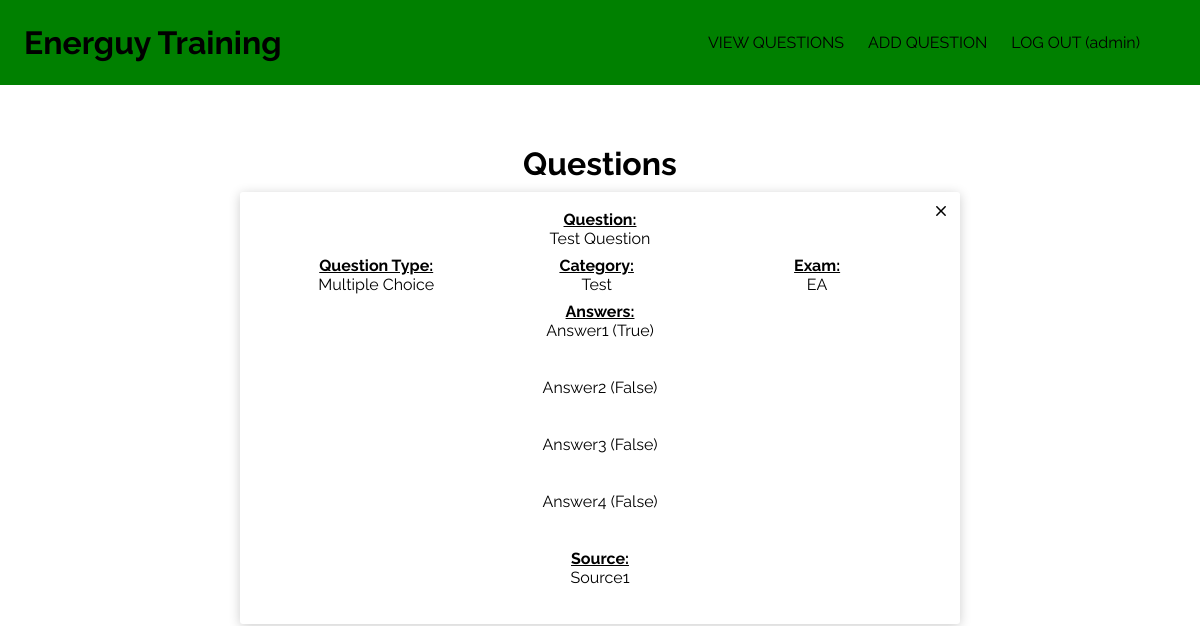
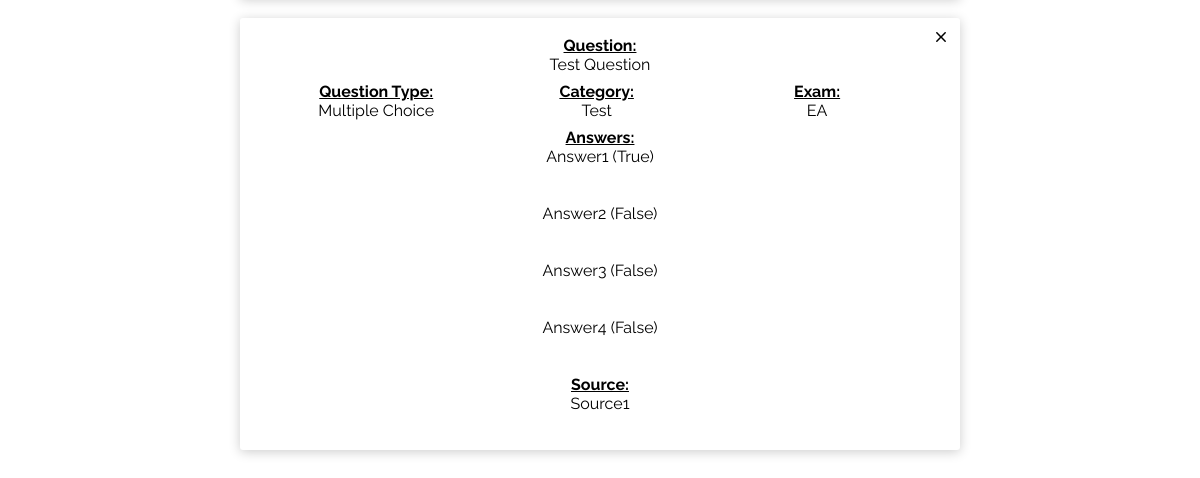
The page /questions (signed in) on the database as committed earlier (2 pictures, top to bottom).
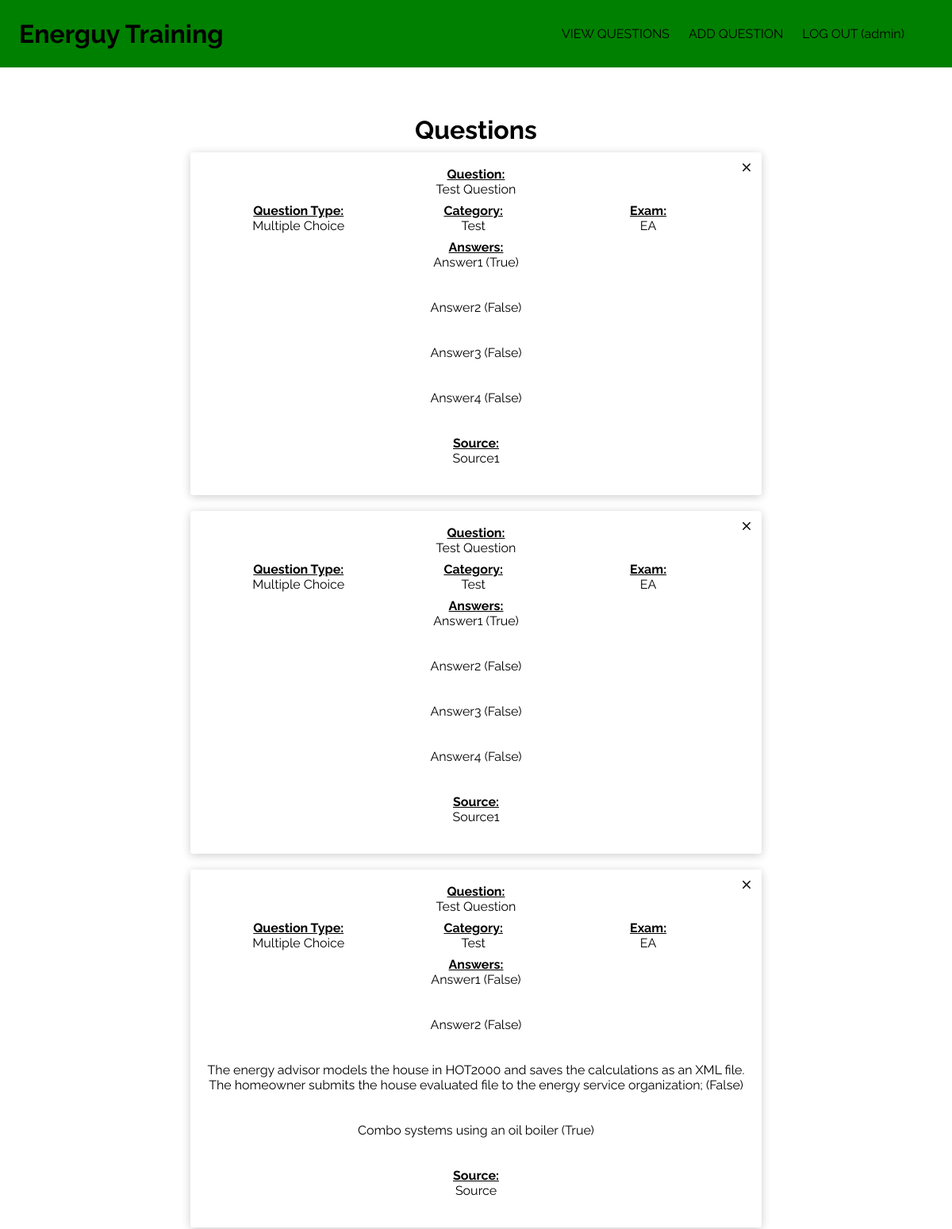
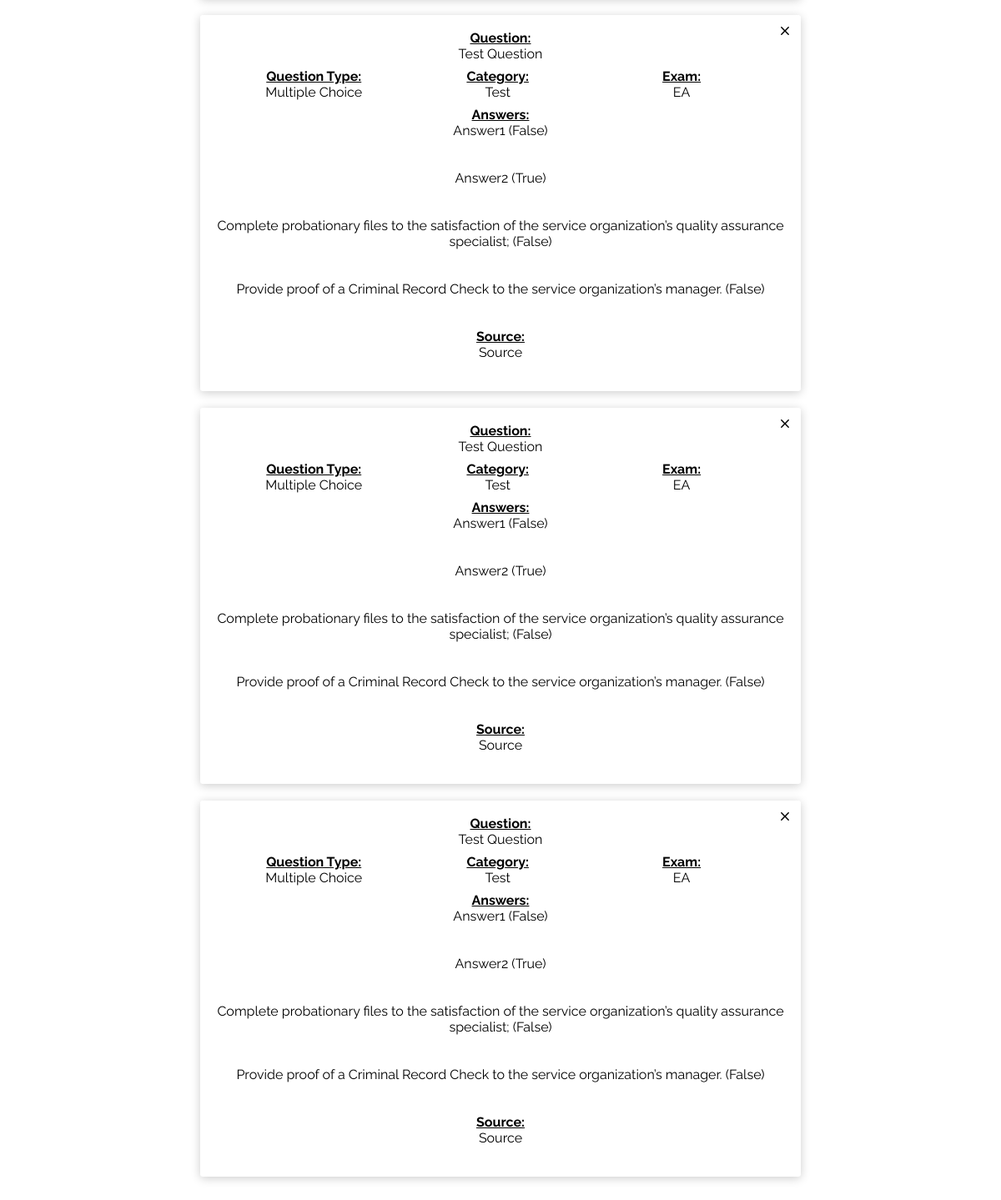
The same page on the database as committed later (2 pictures, top to bottom).
### package/models.py (models this page shows, shortened)
class User(db.Model, UserMixin):
  __tablename__ = 'Users'
  id = db.Column(db.Integer, primary_key=True)
  username = db.Column(db.String(1000), unique=True, nullable=False)
  password = db.Column(db.String(1000), nullable=False)

class Question(db.Model):
  __tablename__ = 'Questions'
  id = db.Column(db.Integer, primary_key=True)
  exam = db.Column(db.String(1000), nullable=False)
  category = db.Column(db.String(1000), nullable=False)
  question = db.Column(db.String(1000), nullable=False)
  question_type = db.Column(db.String(1000), nullable=False)
  question_image = db.Column(db.String(1000), nullable=True)
  answer_1 = db.Column(db.String(2000), nullable=False)
  answer_2 = db.Column(db.String(2000), nullable=False)
  answer_3 = db.Column(db.String(2000), nullable=False)
  answer_4 = db.Column(db.String(2000), nullable=False)
  answers = db.Column(db.String(12000), nullable=False)
  source = db.Column(db.String(1000), nullable=False)

### package/routes.py (the view)
@app.route('/questions', methods=['GET', 'POST'])
@login_required
def questions():
  questions = Question.query.all()
  return render_template('questions.html', title = 'Questions', questions=questions)

### package/__init__.py (called while the page is built)
@login_manager.user_loader
def load_user(user_id):
  return User.query.get(int(user_id))

### package/templates/questions.html (shortened to what this page needs)
{% extends 'base.html' %}
{% block content %}
  <h1>Questions</h1>
  {% for question in questions %}
    <div class="card">
      <div class="questions">
        <div>
          <h4>Question:</h4>
          <p>{{ question.question }}</p>
        </div>
        <div class="types">
          <div>
            <h4>Question Type:</h4>
            <p>{{ question.question_type }}</p>
          </div>
          <div>
            <h4>Category:</h4>
            <p>{{ question.category }}</p>
          </div>
          <div>
            <h4>Exam:</h4>
            <p>{{ question.exam}}</p>
          </div>
        </div>
      </div>
      <div class="answers">
        <h4>Answers:</h4>
        <p>{{ question.answer_1 }}</p><br><p>{{ question.correct_1 }}</p><br>
        <p>{{ question.answer_2 }}</p><br><p>{{ question.correct_2 }}</p><br>
        <p>{{ question.answer_3 }}</p><br><p>{{ question.correct_3 }}</p><br>
        <p>{{ question.answer_4 }}</p><br><p>{{ question.correct_4 }}</p><br>
        <h4>Source:</h4>
        <p>{{ question.source }}</p>
        <br>
      </div>
      <a class="close" href="/delete/{{ question.id }}">
        <img src="{{ url_for('static', filename='icons/close.svg') }}">
      </a>
    </div>
  {% endfor %}
{% endblock content %}

### package/templates/base.html (shortened to what this page needs)
<!DOCTYPE html>
<html>
  <head>
    <link rel='stylesheet' type='text/css' href="{{ url_for('static', filename='style.css') }}">
  </head>
  <body>
    <header>
      <div class="logo">
        <a href="{{ url_for('home') }}">
          <h1>Energuy Training</h1>
        </a>
      </div>
      <div class="nav">
        <ul>
          <a href="{{ url_for('questions') }}">
            VIEW QUESTIONS
          </a>
          <a href="{{ url_for('add_question') }}">
            ADD QUESTION
          </a>
          {% if current_user.is_authenticated %}
            <a href="{{ url_for('logout') }}">
              LOG OUT ({{ current_user.username }})
            </a>
          {% else %}
            <a href="{{ url_for('login') }}">
              LOG IN
            </a>
          {% endif %}
        </ul>
      </div class="nav">
    </header>
    <div class="container">
      {% block content %}
      {% endblock %}
    </div>
  </body>
</html>

### package/static/style.css (style rules this page uses)
* { padding: 0; margin: 0; box-sizing: border-box; font-family: 'Raleway', sans-serif; text-align: center; }
header { background-color: green; display: flexbox; justify-content: center; }
header h1 { text-align: center; padding: 2vw 0; }
header div { padding: 0 2vw; }
header .nav { width: 100vw; display: flex; justify-content: center; align-items: center; }
header ul { text-align: center; }
header ul a { display: block; padding: 1vh; }
header a { color: black; text-decoration: none; }
.container { margin: 5vw; }
.container h1 { margin-bottom: 10px; }
.card { position: relative; padding: 10px; background-color: white; border-radius: 3px; box-shadow: 0 2px 12px 0 rgba(0,0,0,0.2); margin-bottom: 20px; }
.card div { margin: 1vh; }
.questions { margin-top: 5vh; }
.types { display: flex; justify-content: left; }
.types div { width: 33%; margin: 0; }
.close { position: absolute; top: 10px; right: 10px; }
h4 { font-weight: bold; text-decoration: underline; }
@media only screen and (min-width: 720px) { header { position: relative; display: flex; justify-content: initial; align-items: center; } }
@media only screen and (min-width: 720px) { header h1 { text-align: left; } }
@media only screen and (min-width: 720px) { header .nav { position: absolute; height: 100%; right: 2vw; } }
@media only screen and (min-width: 720px) { header ul { display: flex; position: relative; align-items: center; height: 100%; } }
@media only screen and (min-width: 720px) { header ul a { display: inline-flex; padding: 0 1vw; height: 100%; align-items: center; } }
@media only screen and (min-width: 720px) { header .nav { width: auto; } }
@media only screen and (min-width: 720px) { .container { margin: 5vw 20vw; } }

Rows that differ between the two databases and show on the page:
added Question: question "Test Question", question_type "Multiple Choice", category "Test", exam "EA", answer_1 "Answer1 (False)", answer_2 "Answer2 (False)", answer_3 "The energy advisor models the house in HOT2000 and saves the calculations as an XML file. The homeowner submits the house evaluated file to the energy service organization; (False)", answer_4 "Combo systems using an oil boiler (True)", source "Source"
added Question: question "Test Question", question_type "Multiple Choice", category "Test", exam "EA", answer_1 "Answer1 (False)", answer_2 "Answer2 (True)", answer_3 "Complete probationary files to the satisfaction of the service organization’s quality assurance specialist; (False)", answer_4 "Provide proof of a Criminal Record Check to the service organization’s manager. (False)", source "Source"
added Question: question "Test Question", question_type "Multiple Choice", category "Test", exam "EA", answer_1 "Answer1 (False)", answer_2 "Answer2 (True)", answer_3 "Complete probationary files to the satisfaction of the service organization’s quality assurance specialist; (False)", answer_4 "Provide proof of a Criminal Record Check to the service organization’s manager. (False)", source "Source"
added Question: question "Test Question", question_type "Multiple Choice", category "Test", exam "EA", answer_1 "Answer1 (False)", answer_2 "Answer2 (True)", answer_3 "Complete probationary files to the satisfaction of the service organization’s quality assurance specialist; (False)", answer_4 "Provide proof of a Criminal Record Check to the service organization’s manager. (False)", source "Source"
